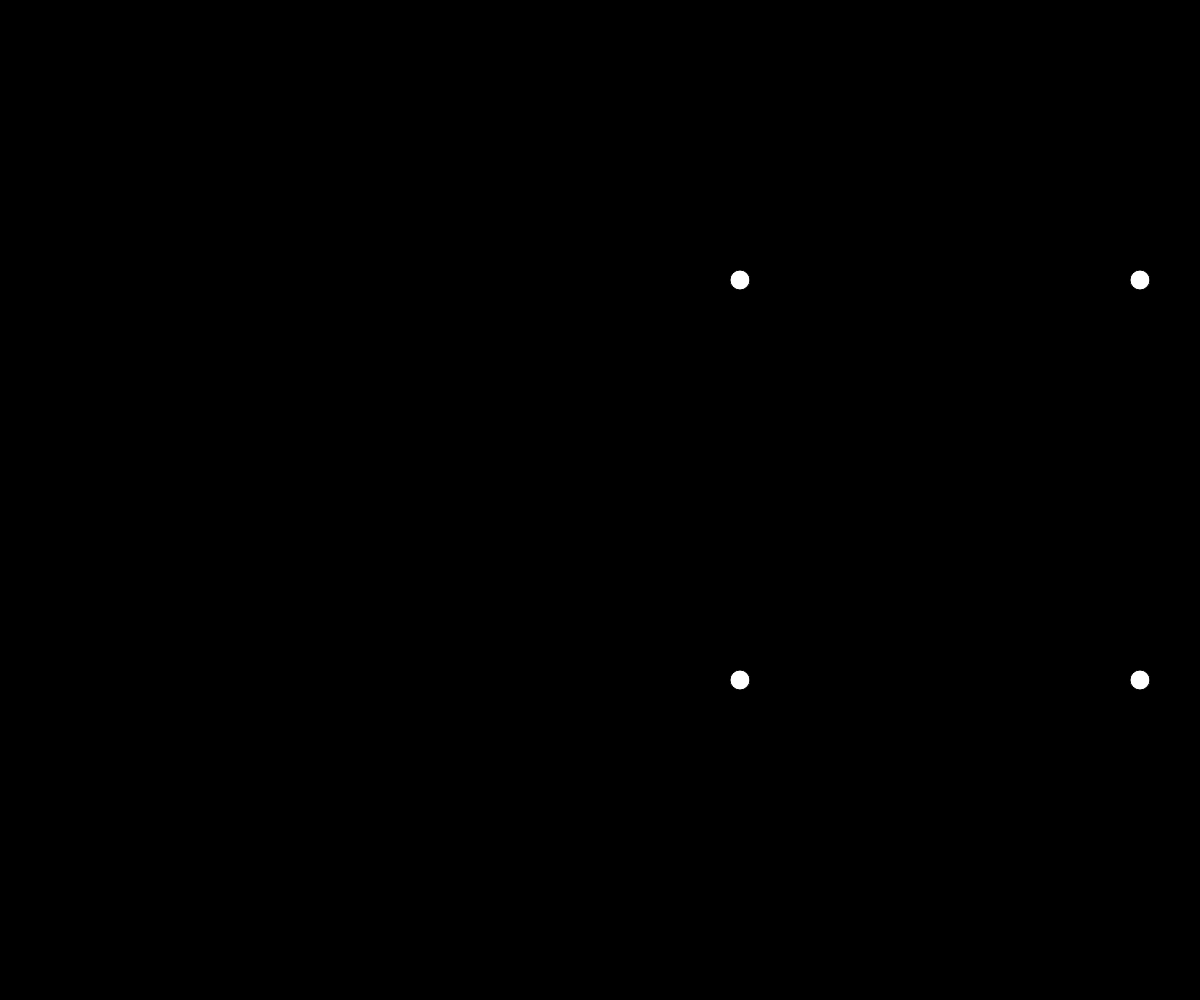
Frame 1 (no input)
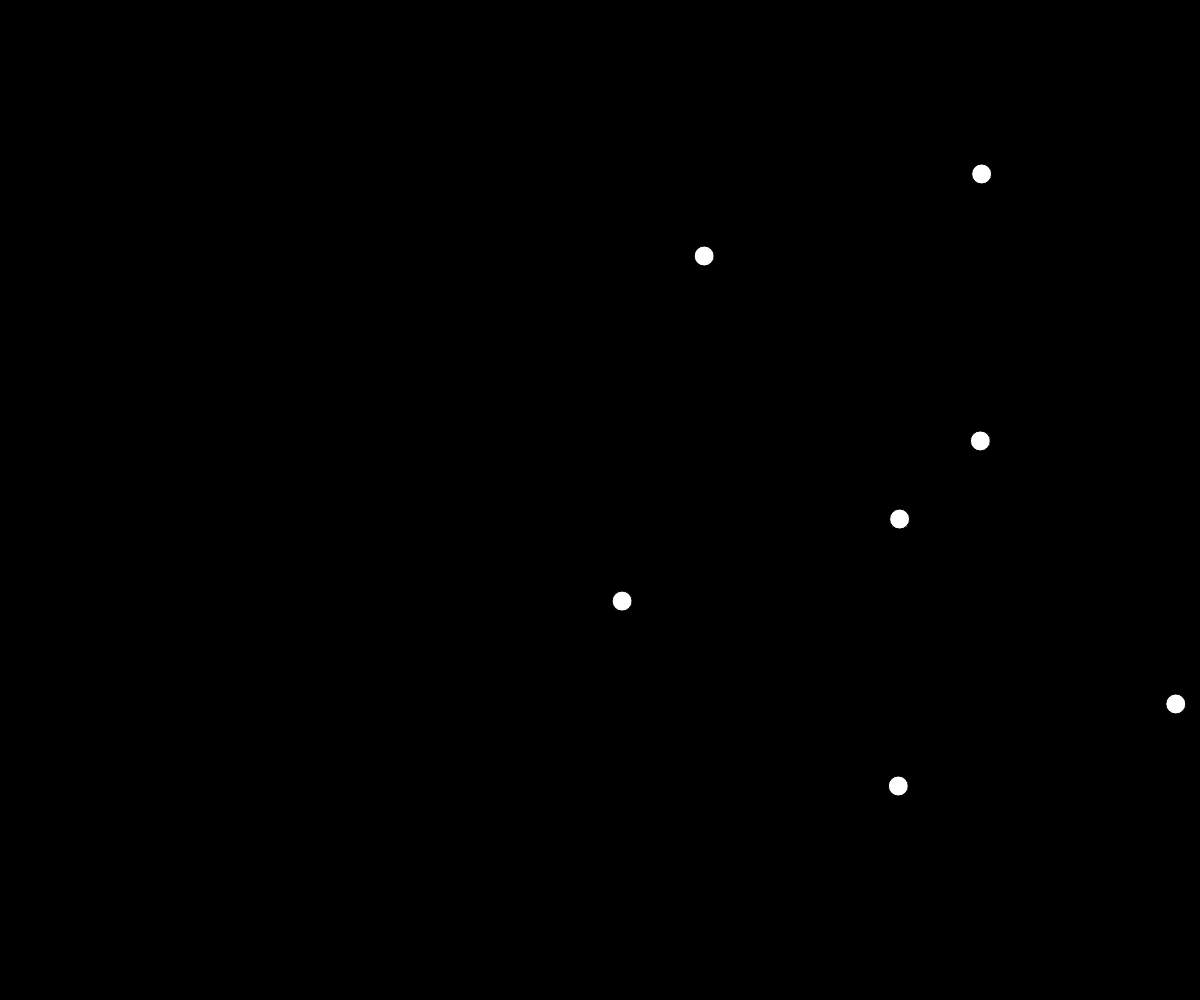
Frame 60 (no input)
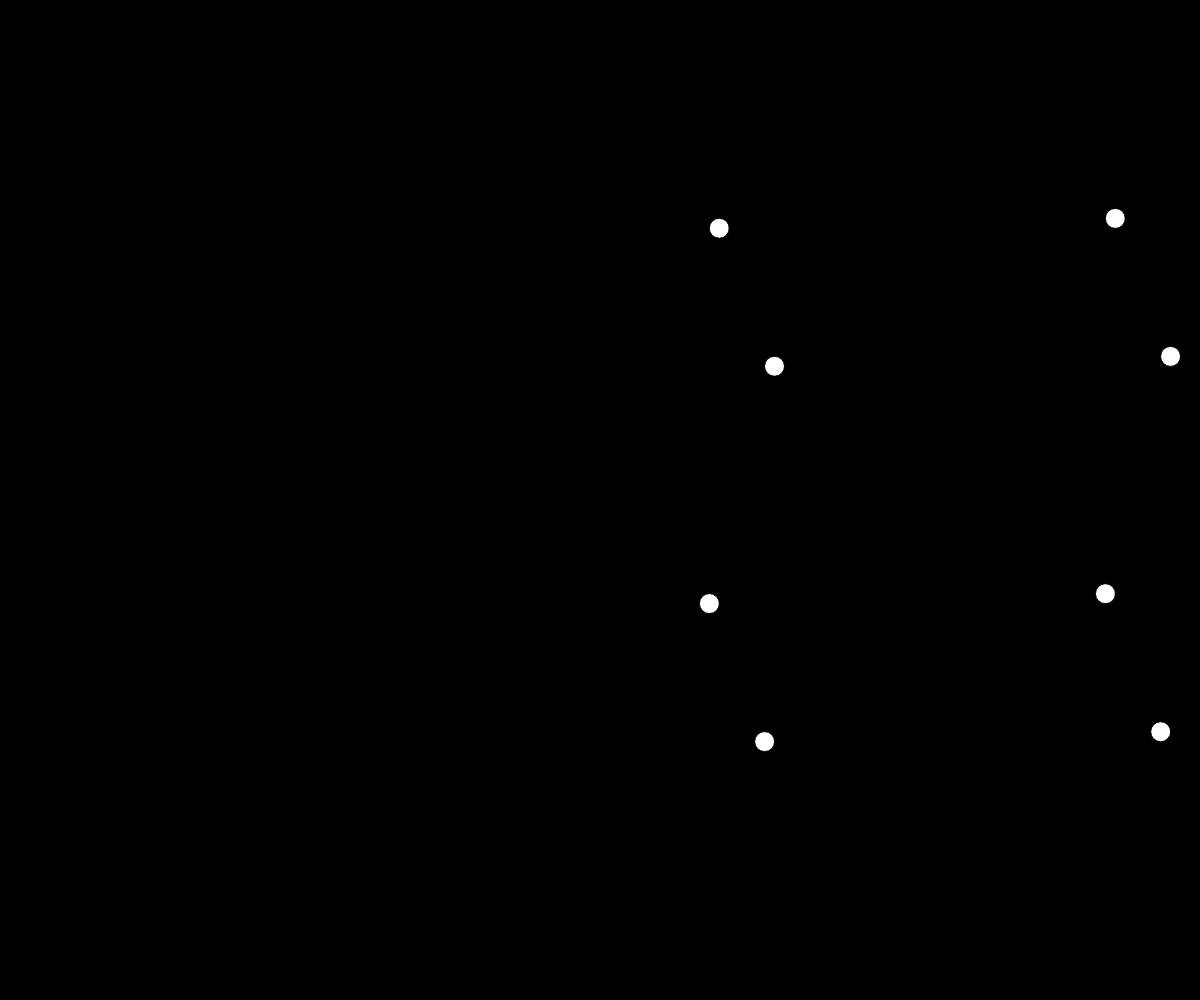
Frame 120 (the mouse pressed at the canvas centre since frame 60)

The p5.js sketch that drew these frames (run headless with seeded random() and noise() and a simulated clock; from frame 60 on, the mouse is pressed at the canvas centre):

// p5.js sketch
// ── sketch.js
var angle = 0;

//Creates the canvas
 function setup() {
	createCanvas(windowWidth, windowHeight);
}

//Resizes the canvas when the user's window is resized
function windowResized(){
	resizeCanvas(windowWidth, windowHeight);
}

function draw() {
//Creates the distance between the points
	var points = [
		[-200, -200, 200],
		[-200, 200, 200],
		[200, -200, 200],
		[200, 200, 200],
		[-200, -200, -200],
		[-200, 200, -200],
		[200, -200, -200],
		[200, 200, -200]
	];

//Matrices for rotation around the x, y, and z axes
	var rotationX = [
		[1, 0, 0],
		[0, Math.cos(angle), -Math.sin(angle)],
		[0, Math.sin(angle), Math.cos(angle)]
	];

	var rotationY = [
		[Math.cos(angle), 0, Math.sin(angle)],
		[0, 1, 0],
		[-Math.sin(angle), 0, Math.cos(angle)]
	];

	var rotationZ = [
		[Math.cos(angle), -Math.sin(angle), 0],
		[Math.sin(angle), Math.cos(angle), 0],
		[0, 0, 1]
	];

//Martix for projecting the 3D points into 2D
	var projection = [
		[1, 0, 0],
		[0, 1, 0]
	];

//Sets background to black
	background(0);

	for (p of points){
		//Rotates the points around all axes
		var rotated = matmul(rotationX, vecToMat(p));
		rotated = matmul(rotationY, rotated);
		rotated = matmul(rotationZ, rotated);
		//Projects the rotated points from 3D to 2D
		var projected2d = matToVec3(matmul(projection, rotated));
		//Finally draws the new points onto the screen
		ellipse(projected2d[0] + 940, projected2d[1] + 480, 20);
	}
	angle += 0.01;
}

//Converts a vector into a matrix. Vector can be of any length
function vecToMat(v){
	var m = new Array();
	var i = 0;
	for (p of v){
		m.push([v[i]]);
		i++;
	}
	i = 0;
	return m;
}

//Converts a matrix into either a vector 2 or a vector 3. No more and no less.
function matToVec3(m){
	v = Array();
	v.push(m[0][0]);
	v.push(m[1][0]);
	if(m.length > 2){
			v.push(m[2][0]);
	}
	return v;
}

/* Using a function I got off of Google because I'm too dumb to comprehend
what Daniel Shiffman was talking about. */
function matmul(a, b) {
  var rowsA = a.length, colsA = a[0].length,
      rowsB = b.length, colsB = b[0].length,
      m = new Array(rowsA);
  for (var r = 0; r < rowsA; ++r) {
    m[r] = new Array(colsB);
    for (var c = 0; c < colsB; ++c) {
      m[r][c] = 0;
      for (var i = 0; i < colsA; ++i) {
        m[r][c] += a[r][i] * b[i][c];
      }
    }
  }
  return m;
}

//My matmul function which will need more attention later on so I can use my own
//matmul function, rather than one I found from Google.

// function matmul(a, b){
// 	var colsA = a[0].length;
// 	var colsB = b[0].length;
// 	var rowsA = a.length;
// 	var rowsB = b.length;
// 	var result = [rowsA, colsB]
// 	if (colsA == rowsB){
// 		for (i = 0; i < rowsA; i++){
// 			for (j = 0; j < colsB; j++){
// 				var sum = 0;
// 				for (k = 0; k < colsB; k++){
// 					sum += a[i][k] * b[k][j];
// 				}
// 				result[i][j] = sum;
// 			}
// 		}
// 	}
// 	else{
// 		console.log("Columns of 'a' must match rows of 'b'.");
// 	}
// 	return result;
// }
